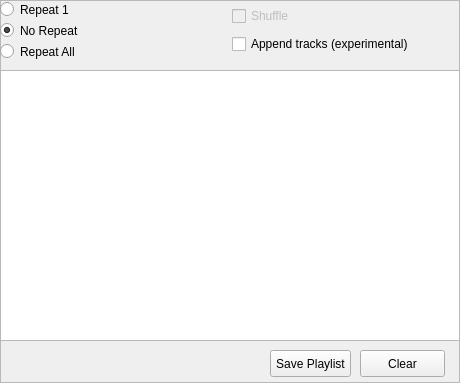
<?xml version="1.0" encoding="UTF-8"?>
<ui version="4.0">
 <class>Playlist_Frame</class>
 <widget class="QFrame" name="Playlist_Frame">
  <property name="geometry">
   <rect>
    <x>0</x>
    <y>0</y>
    <width>460</width>
    <height>383</height>
   </rect>
  </property>
  <property name="windowTitle">
   <string>Frame</string>
  </property>
  <property name="frameShape">
   <enum>QFrame::StyledPanel</enum>
  </property>
  <property name="frameShadow">
   <enum>QFrame::Raised</enum>
  </property>
  <widget class="QWidget" name="verticalLayoutWidget">
   <property name="geometry">
    <rect>
     <x>0</x>
     <y>0</y>
     <width>461</width>
     <height>61</height>
    </rect>
   </property>
   <layout class="QVBoxLayout" name="verticalLayout">
    <property name="spacing">
     <number>2</number>
    </property>
    <property name="leftMargin">
     <number>0</number>
    </property>
    <property name="rightMargin">
     <number>0</number>
    </property>
    <property name="bottomMargin">
     <number>0</number>
    </property>
    <item>
     <layout class="QHBoxLayout" name="horizontalLayout_2">
      <item>
       <layout class="QVBoxLayout" name="verticalLayout_2">
        <item>
         <widget class="QRadioButton" name="rb_rep1">
          <property name="text">
           <string>Repeat 1</string>
          </property>
         </widget>
        </item>
        <item>
         <widget class="QRadioButton" name="rb_repNone">
          <property name="text">
           <string>No Repeat</string>
          </property>
          <property name="checked">
           <bool>true</bool>
          </property>
         </widget>
        </item>
        <item>
         <widget class="QRadioButton" name="rb_repAll">
          <property name="text">
           <string>Repeat All</string>
          </property>
         </widget>
        </item>
       </layout>
      </item>
      <item>
       <layout class="QVBoxLayout" name="verticalLayout_3">
        <item>
         <widget class="QCheckBox" name="cb_shuffle">
          <property name="enabled">
           <bool>false</bool>
          </property>
          <property name="text">
           <string>Shuffle</string>
          </property>
         </widget>
        </item>
        <item>
         <widget class="QCheckBox" name="cb_append">
          <property name="text">
           <string>Append tracks (experimental)</string>
          </property>
         </widget>
        </item>
       </layout>
      </item>
     </layout>
    </item>
   </layout>
  </widget>
  <widget class="QPushButton" name="btn_clear">
   <property name="geometry">
    <rect>
     <x>360</x>
     <y>350</y>
     <width>85</width>
     <height>27</height>
    </rect>
   </property>
   <property name="text">
    <string>Clear</string>
   </property>
  </widget>
  <widget class="QPushButton" name="btn_save_playlist">
   <property name="geometry">
    <rect>
     <x>270</x>
     <y>350</y>
     <width>81</width>
     <height>27</height>
    </rect>
   </property>
   <property name="text">
    <string>Save Playlist</string>
   </property>
  </widget>
  <widget class="QListView" name="listView">
   <property name="geometry">
    <rect>
     <x>0</x>
     <y>70</y>
     <width>460</width>
     <height>271</height>
    </rect>
   </property>
   <property name="autoScroll">
    <bool>false</bool>
   </property>
  </widget>
 </widget>
 <resources/>
 <connections/>
</ui>
